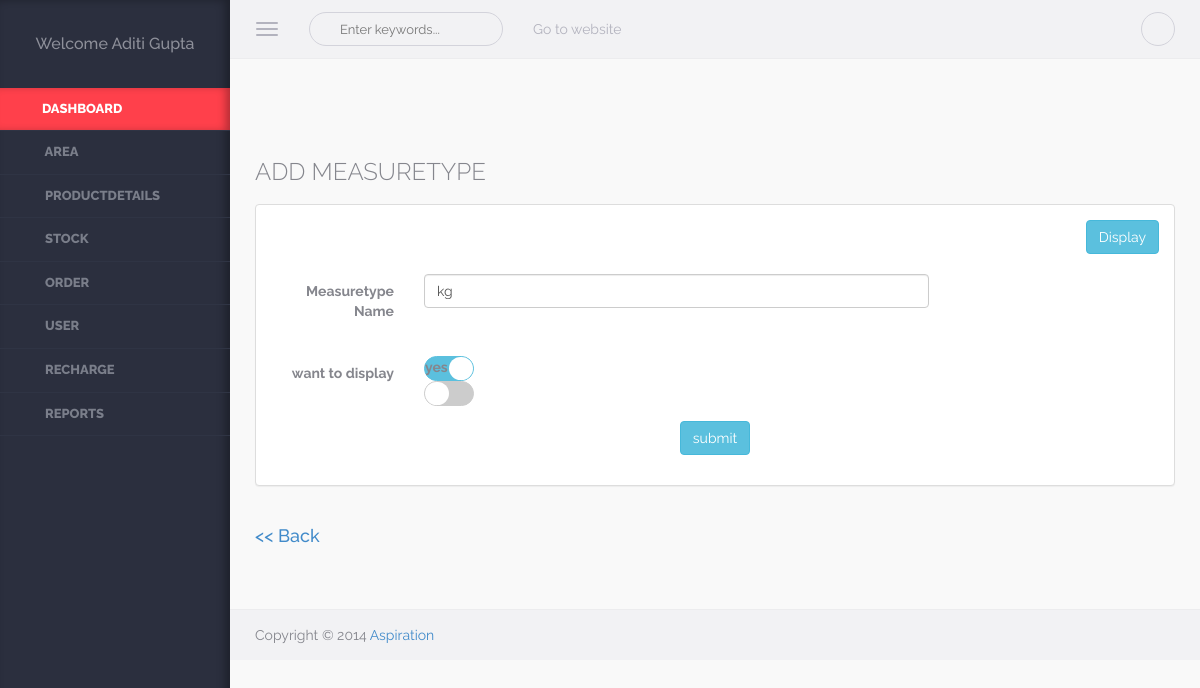
The app's page /admin/edit_measuretype.php?Id=1 (signed in) with its own data.
### tables this page shows
CREATE TABLE `user` (
  `Userid` int(5) NOT NULL,
  `Username` varchar(50) NOT NULL,
  `Password` varchar(8) NOT NULL,
  `Usertypeid` int(5) NOT NULL,
  `Fname` varchar(50) NOT NULL,
  `Lname` varchar(50) NOT NULL,
  `Mobileno` bigint(10) NOT NULL,
  `Address` varchar(100) NOT NULL,
  `Areaid` int(5) NOT NULL,
  `Email` varchar(50) NOT NULL,
  `DOB` date NOT NULL,
  `DOL` datetime NOT NULL,
  `Visitcnt` int(5) NOT NULL,
  `Isauthenticate` bit(1) NOT NULL
);

CREATE TABLE `measuretype` (
  `Measuretypeid` int(5) NOT NULL,
  `Measuretypevalue` varchar(50) NOT NULL,
  `Isdisplay` bit(1) NOT NULL
);

### Class/User.php (called while the page is built, shortened)
<?php
class User
{
	public function display1($uid)
	{
			$conn=new mysqli("localhost","root","","db_alboutveggies");
			$qry="SELECT Fname,Lname,Mobileno,Address,Email FROM User WHERE Userid=".$uid;
			$data=mysqli_query($conn,$qry);
			return $data;
				}
}
?>

### Class/Measuretype.php (called while the page is built, shortened)
<?php
class Measuretype
{
	public function select($rec)
	{
		$conn=new mysqli("localhost","root","","db_alboutveggies");
		$qry="SELECT * FROM `measuretype`  WHERE `measuretypeid`=".$rec;
		$data=mysqli_query($conn,$qry);
		return $data;
	}
}
?>

### admin/edit_measuretype.php (the view, shortened to what this page needs)
<?php
	include_once("header.php");
?>
<div class="warper container-fluid">
<br><br><br>
<?php
include_once("../class/Measuretype.php");
$obj=new Measuretype();
$mid=$mnm=$isd=$chy=$chn="";
if(isset($_GET["Id"]))
{
	$mid=$_GET["Id"];
	$rec=$obj->select($mid);
	while($result=mysqli_fetch_array($rec))
	{
		$mnm=$result[1];
	}
}
?>
<div class="page-header"><h3>ADD MEASURETYPE</h3></div>
      		<div class="row">
               <div class="col-md-12">
                 	<div class="panel panel-default">
                        <div class="panel-body">
						<form class="form-horizontal" method="post">
	<div align="right">
            <input type="submit" class="btn btn-info" Name="btnDis" value="Display">
	  </div>
	  </form>
	  <br>
            	<form class="form-horizontal" method="post">
		 <div class="form-group">
       <label class="col-sm-2 control-label">Measuretype Name</label>
		<div class="col-sm-7">
       <input type="text" class="form-control tagsinput" Name="txtMnm" value="<?php echo $mnm;?>" placeholder="measure" required>
		</div>
         </div>
         <br>
        <div class="form-group">
      <label class="col-sm-2 control-label">want to display</label>
                                    <div class="col-sm-2">
                                        <div class="switch-button info showcase-switch-button">
                                            <label for="switch-button-6">yes</label>&nbsp;&nbsp;&nbsp;&nbsp;&nbsp;
                                            <label for="switch-button-7">no</label>
                                        </div>
                                     </div>
		</div>
      <div class="form-group">
	   <div align="center">
      <input type="submit" class="btn btn-info" Name="btnSub" value="submit">
	  </div></div>
	   	</form>
			            </div> </div>
</div></div>
 <a href='index.php' ><h4>&lt;&lt;&nbsp;Back</h4></a>
</div>
			<?php
	include_once("footer.php");
?>
</body>
</html>

### admin/header.php (shortened to what this page needs)
<!DOCTYPE html>
<html lang="en">
<head>
    <link rel="stylesheet" href="assets/css/plugins/typeahead/typeahead.css" />
    <link rel="stylesheet" href="assets/css/switch-buttons/switch-buttons.css" />
	<link rel="stylesheet" href="assets/css/bootstrap/bootstrap.css" />
    <link rel="stylesheet" href="assets/css/fontawesome/font-awesome.css" />
    <link rel="stylesheet" href="assets/css/plugins/bootstrap-tagsinput/bootstrap-tagsinput.css" />
    <link rel="stylesheet" href="assets/css/plugins/bootstrap-chosen/chosen.css" />
    <link rel="stylesheet" href="assets/css/plugins/bootstrap-datetimepicker/bootstrap-datetimepicker.css" />
    <link rel="stylesheet" href="assets/css/plugins/calendar/calendar.css" />
    <link rel="stylesheet" href="assets/css/app/app.v1.css" />
</head>
<body >
<?php
		include_once("../class/User.php");
	$obj=new User();
	$Uid=$_SESSION["uid"];
$Utid=$_SESSION["utid"];
	$rec=$obj->display1($Uid);
$data="	<aside class='left-panel'>
            <div class='user text-center'>";
	if($result=mysqli_fetch_array($rec))
	{
				$data.="<h4 class='user-name'>Welcome ".$result[0]."&nbsp;".$result[1]."</h4>";
	}
	$data.="</div>
	<nav class='navigation'>
            	<ul class='list-unstyled'>
                	<li class='active'><a href='index.php'><i class='fa fa-bookmark-o'></i><span class='nav-label'>Dashboard</span></a></li>
               ";
    if($Utid==1)
	{
       $data.="
                    <li class='has-submenu'><a href='#'><i class='fa fa-map-marker'></i> <span class='nav-label'>Area</span></a>
                    	<ul class='list-unstyled'>
						<li><a href='edit_area.php'>Add Area</a></li>
                        	<li><a href='display_area.php'>Area</a></li>
							                         </ul>
                    </li>
					<li class='has-submenu'><a href='#'><i class='fa fa-file-text-o'></i> <span class='nav-label'>Productdetails</span></a>
                    	<ul class='list-unstyled'>
						<li><a href='edit_category.php'>Add category</a></li>
						<li><a href='display_category.php'>Category</a></li>
						<li><a href='edit_product.php'>Add product</a></li>
						<li><a href='display_productcategory.php'>Product</a></li>
                            </ul>
					</li>
					<li class='has-submenu'><a href='#'><i class='fa fa-file-text-o'></i> <span class='nav-label'>Stock</span></a>
                    	<ul class='list-unstyled'>
						<li><a href='edit_measuretype.php'>Add Measuretype</a></li>
						<li><a href='display_measuretype.php'>Measuretype</a></li>
						<li><a href='edit_stock.php'>Add Stock</a></li>
						<li><a href='display_stock.php'>Stock</a></li>
						</ul>
					</li>
					<li class='has-submenu'><a href='#'><i class='fa fa-file-text-o'></i> <span class='nav-label'>Order</span></a>
                    	<ul class='list-unstyled'>
						<li><a href='display_order.php'>Order</a></li>
                            <li><a href='display_orderdetail.php'>Orderdetail</a></li>
                            <li><a href='display_orderstatus.php'>Orderstatus</a></li>
<li><a href='todayorderA.php'>Today Order</a></li>
							</ul>
					</li>
					<li class='has-submenu'><a href='display_user.php'><i class='fa fa-users'></i> <span class='nav-label'>User</span></a>
                    						</li>
				<li class='has-submenu'><a href='display_recharge.php'><i class='fa fa-money'></i> <span class='nav-label'>Recharge</span></a>
                    	</li>
					<li class='has-submenu'><a href='report.php'><i class='fa fa-users'></i> <span class='nav-label'>Reports</span></a>
                    						</li>
				";
	}
	else
	{
	$data.="	<li class='has-submenu'><a href='todayorderS.php'><i class='fa fa-child'></i> <span class='nav-label'>Today Order</span></a>
                    						</li>
				<li class='has-submenu'><a href='myorder.php'><i class='fa fa-child'></i> <span class='nav-label'>Past Order</span></a>
                    	</li>";
	}
	 $data.="    </ul>
            </nav>
    </aside>";
	echo $data;
  ?>
    <section class="content">
        <header class="top-head container-fluid">
            <button type="button" class="navbar-toggle pull-left">
                <span class="icon-bar"></span>
                <span class="icon-bar"></span>
                <span class="icon-bar"></span>
            </button>
            <form role="search" class="navbar-left app-search pull-left hidden-xs">
              <input type="text" placeholder="Enter keywords..." class="form-control form-control-circle">
         	</form>
            <nav class=" navbar-default hidden-xs" role="navigation">
                <ul class="nav navbar-nav">
                <li><a href="../website/index.php">Go to website</a></li>
              </ul>
            </nav>
            <ul class="nav-toolbar">
            	                <li class="dropdown"><a href="#" data-toggle="dropdown"><i class="fa fa-ellipsis-v"></i></a>
                </li>
            </ul>
        </header>

### admin/assets/css/switch-buttons/switch-buttons.css (style rules this page uses)
.switch-button { display:inline-block; }
.switch-button label { position:relative; background-color:#CCC; border:1px solid #ccc; vertical-align:middle; width:50px; height:25px; margin:0px; cursor:pointer; -webkit-border-radius: 60px; -moz-border-radius: 60px; -ms-border-radius: 60px; -o-border-radius: 60px; border-radius: 60px; -webkit-transition: all 0.4s; -moz-transition: all 0.4s; -o-transition: all 0.4s; transition: all 0.4s; }
.switch-button label:after { background-color:#fff; height:100%; position:absolute; top:0px; left:0px; width:50%; content:""; -webkit-border-radius: 60px; -moz-border-radius: 60px; -ms-border-radius: 60px; -o-border-radius: 60px; border-radius: 60px; -webkit-transition: all 0.4s; -moz-transition: all 0.4s; -o-transition: all 0.4s; transition: all 0.4s; }
.switch-button input:checked + label { background-color:#27C24C; border-color:#27C24C; }
.switch-button input:checked + label:after { margin-left:50%; -webkit-transition: all 0.4s; -moz-transition: all 0.4s; -o-transition: all 0.4s; transition: all 0.4s; }
.switch-button.info input:checked + label { background-color:#5bc0de; border-color:#5bc0de; }

### admin/assets/css/app/app.v1.css (style rules this page uses)
body { background-color:#f9f9f9; color:#85868d; font-family: 'Raleway', sans-serif; position:relative; }
body, html { overflow-x:hidden; }
aside.left-panel { background-color:#2b2f3e; width:230px; position:fixed; padding:25px 0px; box-shadow:inset -5px 0px 8px rgba(0,0,0,0.3); height:100%; top:0px; left:0px; }
.user { margin-bottom:35px; }
.user h4.user-name { color:#8e909a; font-size:16px; }
.navigation { margin:20px 0px; }
.navigation > ul > li { position:relative; }
.navigation > ul > li.has-submenu:after { content:"\f105"; font-family: 'FontAwesome'; display:inline-block; position:absolute; color:#7a7e8a; right:15px; transition: all 0.4s; -moz-transition: all 0.4s; -webkit-transition: all 0.4s; -o-transition: all 0.4s; top:10px; visibility:hidden; }
.navigation > ul > li > a { display:block; padding:12px 25px; color:#7a7e8a; text-transform:uppercase; font-size:13px; text-decoration:none; font-weight:800; border-bottom:1px solid #2f3444; transition: all 0.4s; -moz-transition: all 0.4s; -webkit-transition: all 0.4s; -o-transition: all 0.4s; }
.navigation > ul > li:hover > a, .navigation > ul > li.active:hover > a, .navigation > ul > li.active > a { color:#fff; background-color: #ff404b; -webkit-box-shadow: inset -6px 0 8px -2px rgba(0,0,0,0.3); box-shadow: inset -6px 0 8px -2px rgba(0,0,0,0.3); }
.navigation ul li a i { margin-right:6px; font-size:14px; }
header { background-color:#f2f2f4; border-bottom:1px solid #ececee; padding-top:4px; padding-bottom:4px; }
.navbar-toggle { margin:8px 20px 8px 0px; display:block; padding-left:0px; }
.navbar-toggle .icon-bar { background-color:#b3b3be; }
.app-search { position:relative; margin-top:8px; margin-bottom:8px; margin-right:15px; }
.app-search .form-control, .app-search .form-control:focus { border:1px solid #d3d3db; font-size:13px; color:#c4c4cd; padding-left:30px; background:none; box-shadow:none; }
.app-search:before { content:"\f002"; position:absolute; left:12px; font-family: FontAwesome; cursor:pointer; top:7px; color:#c4c4cd; display:inline-block; }
header .navbar-default .navbar-nav > li > a { color:#b3b3be; }
.nav-toolbar { margin:8px 0px; float:right; }
.nav-toolbar > li { padding:0px; display:inline-block; margin-left:5px; position:relative; list-style:none; }
.nav-toolbar > li > a { color:#d3d3db; font-size:18px; border:1px solid #d3d3db; border-radius:50px; height:34px; width:34px; text-align:center; display:block; padding:4px; }
.content { margin-left:230px; }
.content > .container-fluid { padding-left:25px; padding-right:25px; }
.warper { padding-top:20px; padding-bottom:20px; min-height:550px; }
.page-header { margin:0px; border:0px; }
.page-header * { font-weight:300; }
.btn-circle, .form-control-circle, .btn-group .btn-circle:first-child:not(:last-child):not(.dropdown-toggle) { border-radius:50px; }
.panel { margin-bottom:30px; }
.showcase-switch-button { margin-right:15px; }

### records on screen
user: Fname "Aditi", Lname "Gupta"
measuretype: txtMnm "kg"
